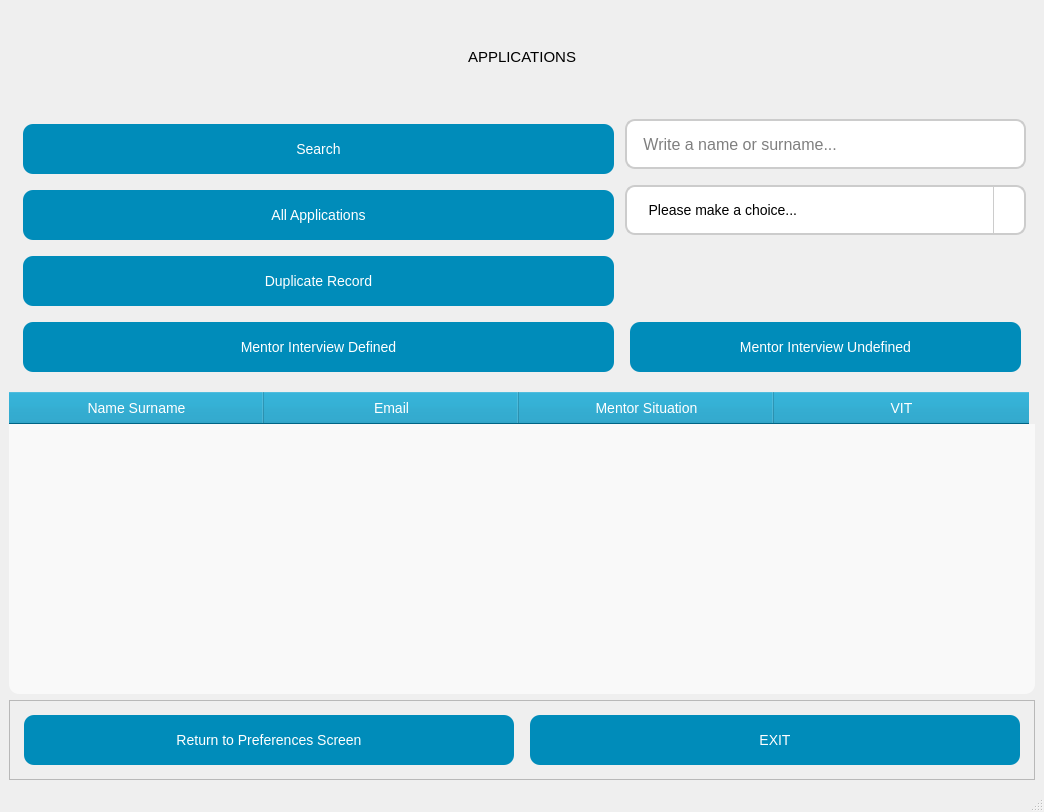
<?xml version="1.0" encoding="UTF-8"?>
<ui version="4.0">
 <class>MainWindow</class>
 <widget class="QMainWindow" name="MainWindow">
  <property name="windowModality">
   <enum>Qt::NonModal</enum>
  </property>
  <property name="enabled">
   <bool>true</bool>
  </property>
  <property name="geometry">
   <rect>
    <x>0</x>
    <y>0</y>
    <width>1044</width>
    <height>812</height>
   </rect>
  </property>
  <property name="sizePolicy">
   <sizepolicy hsizetype="Preferred" vsizetype="Preferred">
    <horstretch>0</horstretch>
    <verstretch>0</verstretch>
   </sizepolicy>
  </property>
  <property name="minimumSize">
   <size>
    <width>0</width>
    <height>0</height>
   </size>
  </property>
  <property name="sizeIncrement">
   <size>
    <width>0</width>
    <height>0</height>
   </size>
  </property>
  <property name="baseSize">
   <size>
    <width>1228</width>
    <height>805</height>
   </size>
  </property>
  <property name="font">
   <font>
    <pointsize>11</pointsize>
   </font>
  </property>
  <property name="windowTitle">
   <string>APPLICATIONS</string>
  </property>
  <property name="layoutDirection">
   <enum>Qt::LeftToRight</enum>
  </property>
  <property name="styleSheet">
   <string notr="true">QWidget {
	font: 11pt &quot;MS Shell Dlg 2&quot;;
    background: qlineargradient(spread:pad, x1:0, y1:0, x2:0, y2:1, 
        stop:0 rgba(173, 216, 230, 255), 
        stop:1 rgba(255, 255, 255, 255));
};

</string>
  </property>
  <widget class="QWidget" name="centralwidget">
   <property name="enabled">
    <bool>true</bool>
   </property>
   <layout class="QVBoxLayout" name="verticalLayout_2">
    <item>
     <widget class="QLabel" name="label">
      <property name="minimumSize">
       <size>
        <width>0</width>
        <height>95</height>
       </size>
      </property>
      <property name="styleSheet">
       <string notr="true">QLabel{
	
    padding: 10px;
    font-size: 16px;
font: 11pt &quot;MS Shell Dlg 2&quot;;
    border: 2px solid #ccc;
    border-radius: 10px;
    margin-bottom: 10px;
}

QLabel:hover {
    background-color: #007B9E;
}
QLabel:pressed {
    background-color: #005f73;
}border-radius: 10px;
background-color: #008CBA;</string>
      </property>
      <property name="text">
       <string>APPLICATIONS</string>
      </property>
      <property name="alignment">
       <set>Qt::AlignCenter</set>
      </property>
     </widget>
    </item>
    <item>
     <widget class="QWidget" name="W_widget" native="true">
      <property name="enabled">
       <bool>true</bool>
      </property>
      <property name="minimumSize">
       <size>
        <width>0</width>
        <height>0</height>
       </size>
      </property>
      <property name="maximumSize">
       <size>
        <width>16777215</width>
        <height>16777215</height>
       </size>
      </property>
      <property name="font">
       <font>
        <pointsize>11</pointsize>
       </font>
      </property>
      <property name="acceptDrops">
       <bool>false</bool>
      </property>
      <property name="styleSheet">
       <string notr="true">border: 2px solid #ccc;
font: 11pt &quot;MS Shell Dlg 2&quot;;
border-radius: 10px;
QWidget {
    background: qlineargradient(spread:pad, x1:0, y1:0, x2:0, y2:1, 
        stop:0 rgba(173, 216, 230, 255), 
        stop:1 rgba(255, 255, 255, 255));
}
</string>
      </property>
      <layout class="QGridLayout" name="gridLayout" rowstretch="0,0,0,0,0,0" columnstretch="3,0,2,0">
       <item row="3" column="0">
        <widget class="QPushButton" name="PB_duplicate_record_button">
         <property name="minimumSize">
          <size>
           <width>0</width>
           <height>60</height>
          </size>
         </property>
         <property name="font">
          <font>
           <family>MS Shell Dlg 2</family>
           <pointsize>11</pointsize>
           <weight>50</weight>
           <italic>false</italic>
           <bold>false</bold>
          </font>
         </property>
         <property name="styleSheet">
          <string notr="true">QPushButton {
	
    background-color: #008CBA;
    color: white;
    padding: 10px;
    font-size: 14px;
font: 11pt &quot;MS Shell Dlg 2&quot;;
    border: none;
    border-radius: 10px;
    margin: 5px;
}
QPushButton:hover {
    background-color: #007B9E;
}
QPushButton:pressed {
    background-color: #005f73;
}
</string>
         </property>
         <property name="text">
          <string>Duplicate Record</string>
         </property>
        </widget>
       </item>
       <item row="2" column="0">
        <widget class="QPushButton" name="PB_all_applications_button">
         <property name="minimumSize">
          <size>
           <width>0</width>
           <height>60</height>
          </size>
         </property>
         <property name="font">
          <font>
           <family>MS Shell Dlg 2</family>
           <pointsize>11</pointsize>
           <weight>50</weight>
           <italic>false</italic>
           <bold>false</bold>
          </font>
         </property>
         <property name="styleSheet">
          <string notr="true">QPushButton {
	
    background-color: #008CBA;
    color: white;
    padding: 10px;
    font-size: 14px;
font: 11pt &quot;MS Shell Dlg 2&quot;;
    border: none;
    border-radius: 10px;
    margin: 5px;
}
QPushButton:hover {
    background-color: #007B9E;
}
QPushButton:pressed {
    background-color: #005f73;
}
</string>
         </property>
         <property name="text">
          <string>All Applications</string>
         </property>
        </widget>
       </item>
       <item row="1" column="2">
        <widget class="QLineEdit" name="LE_search_input">
         <property name="minimumSize">
          <size>
           <width>0</width>
           <height>60</height>
          </size>
         </property>
         <property name="font">
          <font>
           <family>MS Shell Dlg 2</family>
           <pointsize>11</pointsize>
           <weight>50</weight>
           <italic>false</italic>
           <bold>false</bold>
          </font>
         </property>
         <property name="styleSheet">
          <string notr="true">QLineEdit {
    padding: 10px;
    font-size: 16px;
	font: 11pt &quot;MS Shell Dlg 2&quot;;
    border: 2px solid #ccc;
    border-radius: 10px;
    margin-bottom: 10px;
}

QPushButton:hover {
    background-color: #007B9E;
}
QPushButton:pressed {
    background-color: #005f73;
}
</string>
         </property>
         <property name="placeholderText">
          <string> Write a name or surname...</string>
         </property>
        </widget>
       </item>
       <item row="1" column="0">
        <widget class="QPushButton" name="PB_search_button">
         <property name="minimumSize">
          <size>
           <width>0</width>
           <height>60</height>
          </size>
         </property>
         <property name="font">
          <font>
           <family>MS Shell Dlg 2</family>
           <pointsize>11</pointsize>
           <weight>50</weight>
           <italic>false</italic>
           <bold>false</bold>
          </font>
         </property>
         <property name="layoutDirection">
          <enum>Qt::LeftToRight</enum>
         </property>
         <property name="styleSheet">
          <string notr="true">QPushButton {
	
    background-color: #008CBA;
    color: white;
    padding: 10px;
    font-size: 14px;
font: 11pt &quot;MS Shell Dlg 2&quot;;
    border: none;
    border-radius: 10px;
    margin: 5px;
}
QPushButton:hover {
    background-color: #007B9E;
}
QPushButton:pressed {
    background-color: #005f73;
}
</string>
         </property>
         <property name="text">
          <string>Search</string>
         </property>
        </widget>
       </item>
       <item row="4" column="0">
        <widget class="QPushButton" name="PB_mentor_meeting_defined_button">
         <property name="minimumSize">
          <size>
           <width>0</width>
           <height>60</height>
          </size>
         </property>
         <property name="font">
          <font>
           <family>MS Shell Dlg 2</family>
           <pointsize>11</pointsize>
           <weight>50</weight>
           <italic>false</italic>
           <bold>false</bold>
          </font>
         </property>
         <property name="styleSheet">
          <string notr="true">QPushButton {
	
    background-color: #008CBA;
    color: white;
    padding: 10px;
    font-size: 14px;
font: 11pt &quot;MS Shell Dlg 2&quot;;
    border: none;
    border-radius: 10px;
    margin: 5px;
}
QPushButton:hover {
    background-color: #007B9E;
}
QPushButton:pressed {
    background-color: #005f73;
}
</string>
         </property>
         <property name="text">
          <string>Mentor Interview Defined</string>
         </property>
        </widget>
       </item>
       <item row="2" column="2">
        <widget class="QComboBox" name="CB_combo_box">
         <property name="minimumSize">
          <size>
           <width>0</width>
           <height>60</height>
          </size>
         </property>
         <property name="font">
          <font>
           <family>MS Shell Dlg 2</family>
           <pointsize>11</pointsize>
           <weight>50</weight>
           <italic>false</italic>
           <bold>false</bold>
          </font>
         </property>
         <property name="styleSheet">
          <string notr="true">QComboBox {
    padding: 10px;
    font-size: 14px;
font: 11pt &quot;MS Shell Dlg 2&quot;;
    border: 2px solid #ccc;
    border-radius: 10px;
    margin-bottom: 10px;
}
QComboBox::drop-down {
    subcontrol-origin: padding;
    subcontrol-position: top right;
    width: 30px;
    border-left-width: 1px;
    border-left-color: #ccc;
    border-left-style: solid;
    border-top-right-radius: 10px;
    border-bottom-right-radius: 10px;
}
</string>
         </property>
         <property name="currentText">
          <string>   Please make a choice...</string>
         </property>
         <property name="maxVisibleItems">
          <number>11</number>
         </property>
         <item>
          <property name="text">
           <string>   Please make a choice...</string>
          </property>
         </item>
         <item>
          <property name="text">
           <string>    Previous VIT Control</string>
          </property>
         </item>
         <item>
          <property name="text">
           <string>      Different Records</string>
          </property>
         </item>
         <item>
          <property name="text">
           <string>        Applying Filter</string>
          </property>
         </item>
        </widget>
       </item>
       <item row="4" column="2">
        <widget class="QPushButton" name="PB_mentor_interview_undefined_button">
         <property name="minimumSize">
          <size>
           <width>0</width>
           <height>60</height>
          </size>
         </property>
         <property name="font">
          <font>
           <family>MS Shell Dlg 2</family>
           <pointsize>11</pointsize>
           <weight>50</weight>
           <italic>false</italic>
           <bold>false</bold>
          </font>
         </property>
         <property name="styleSheet">
          <string notr="true">QPushButton {
	
    background-color: #008CBA;
    color: white;
    padding: 10px;
    font-size: 14px;
font: 11pt &quot;MS Shell Dlg 2&quot;;
    border: none;
    border-radius: 10px;
    margin: 5px;
}
QPushButton:hover {
    background-color: #007B9E;
}
QPushButton:pressed {
    background-color: #005f73;
}
</string>
         </property>
         <property name="text">
          <string>Mentor Interview Undefined</string>
         </property>
        </widget>
       </item>
      </layout>
     </widget>
    </item>
    <item>
     <widget class="QTableWidget" name="tableWidget">
      <property name="sizeIncrement">
       <size>
        <width>1228</width>
        <height>805</height>
       </size>
      </property>
      <property name="baseSize">
       <size>
        <width>1228</width>
        <height>805</height>
       </size>
      </property>
      <property name="font">
       <font>
        <family>MS Shell Dlg 2</family>
        <pointsize>11</pointsize>
        <weight>50</weight>
        <italic>false</italic>
        <bold>false</bold>
       </font>
      </property>
      <property name="styleSheet">
       <string notr="true">QTableWidget {
	
    font-size: 14px;
font: 11pt &quot;MS Shell Dlg 2&quot;;
    background-color: #f9f9f9;
    alternate-background-color: #e0e0e0;
    gridline-color: #ccc;
    border-radius: 10px;
}
QHeaderView::section {
    background-color: #008CBA;
    color: white;
    padding: 5px;
    font-size: 14px;
font: 11pt &quot;MS Shell Dlg 2&quot;;
}
</string>
      </property>
      <property name="columnCount">
       <number>4</number>
      </property>
      <attribute name="horizontalHeaderDefaultSectionSize">
       <number>255</number>
      </attribute>
      <column>
       <property name="text">
        <string>Name Surname</string>
       </property>
       <property name="font">
        <font>
         <pointsize>11</pointsize>
        </font>
       </property>
      </column>
      <column>
       <property name="text">
        <string>Email</string>
       </property>
       <property name="font">
        <font>
         <pointsize>11</pointsize>
        </font>
       </property>
      </column>
      <column>
       <property name="text">
        <string>Mentor Situation</string>
       </property>
       <property name="font">
        <font>
         <pointsize>11</pointsize>
        </font>
       </property>
      </column>
      <column>
       <property name="text">
        <string>VIT</string>
       </property>
       <property name="font">
        <font>
         <pointsize>11</pointsize>
        </font>
       </property>
      </column>
     </widget>
    </item>
    <item>
     <widget class="QFrame" name="frame">
      <property name="minimumSize">
       <size>
        <width>0</width>
        <height>0</height>
       </size>
      </property>
      <property name="frameShape">
       <enum>QFrame::StyledPanel</enum>
      </property>
      <property name="frameShadow">
       <enum>QFrame::Raised</enum>
      </property>
      <layout class="QHBoxLayout" name="horizontalLayout">
       <item>
        <widget class="QPushButton" name="PB_return_to_preferences_screen_button">
         <property name="minimumSize">
          <size>
           <width>0</width>
           <height>60</height>
          </size>
         </property>
         <property name="font">
          <font>
           <family>MS Shell Dlg 2</family>
           <pointsize>11</pointsize>
           <weight>50</weight>
           <italic>false</italic>
           <bold>false</bold>
          </font>
         </property>
         <property name="styleSheet">
          <string notr="true">QPushButton {
	
    background-color: #008CBA;
    color: white;
    padding: 10px;
    font-size: 14px;
font: 11pt &quot;MS Shell Dlg 2&quot;;
    border: none;
    border-radius: 10px;
    margin: 5px;
}
QPushButton:hover {
    background-color: #007B9E;
}
QPushButton:pressed {
    background-color: #005f73;
}
</string>
         </property>
         <property name="text">
          <string>Return to Preferences Screen</string>
         </property>
        </widget>
       </item>
       <item>
        <widget class="QPushButton" name="PB_EXIT">
         <property name="minimumSize">
          <size>
           <width>0</width>
           <height>60</height>
          </size>
         </property>
         <property name="styleSheet">
          <string notr="true">QPushButton {
	
    background-color: #008CBA;
    color: white;
    padding: 10px;
    font-size: 14px;
font: 11pt &quot;MS Shell Dlg 2&quot;;
    border: none;
    border-radius: 10px;
    margin: 5px;
}
QPushButton:hover {
    background-color: #007B9E;
}
QPushButton:pressed {
    background-color: #005f73;
}</string>
         </property>
         <property name="text">
          <string>EXIT</string>
         </property>
        </widget>
       </item>
      </layout>
     </widget>
    </item>
   </layout>
  </widget>
  <widget class="QStatusBar" name="statusbar"/>
 </widget>
 <resources/>
 <connections/>
</ui>
